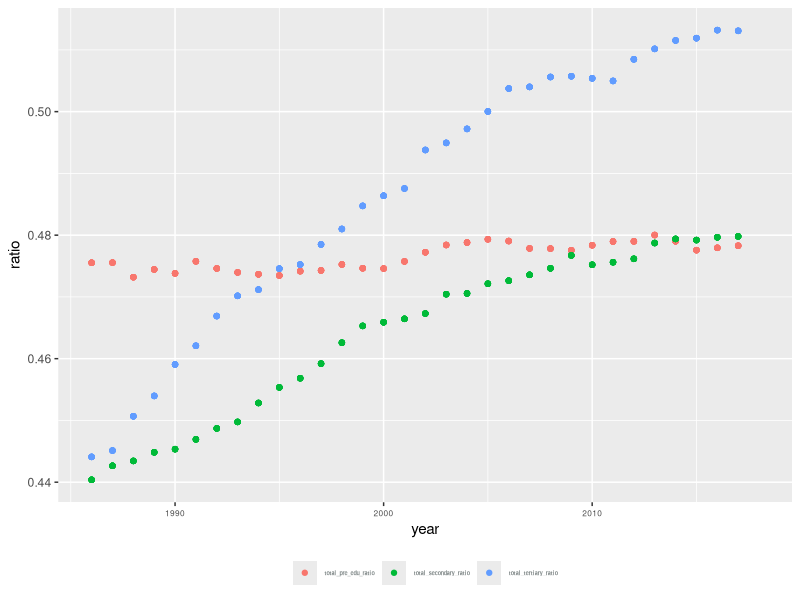
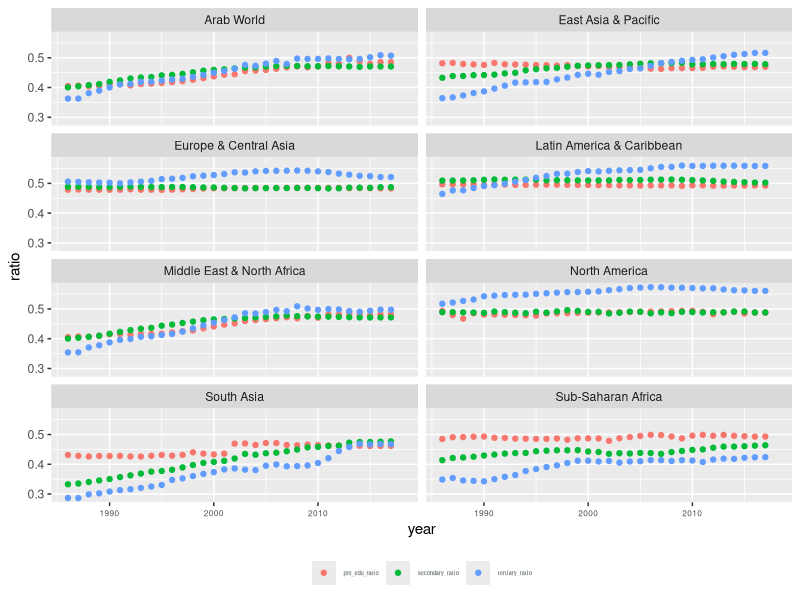
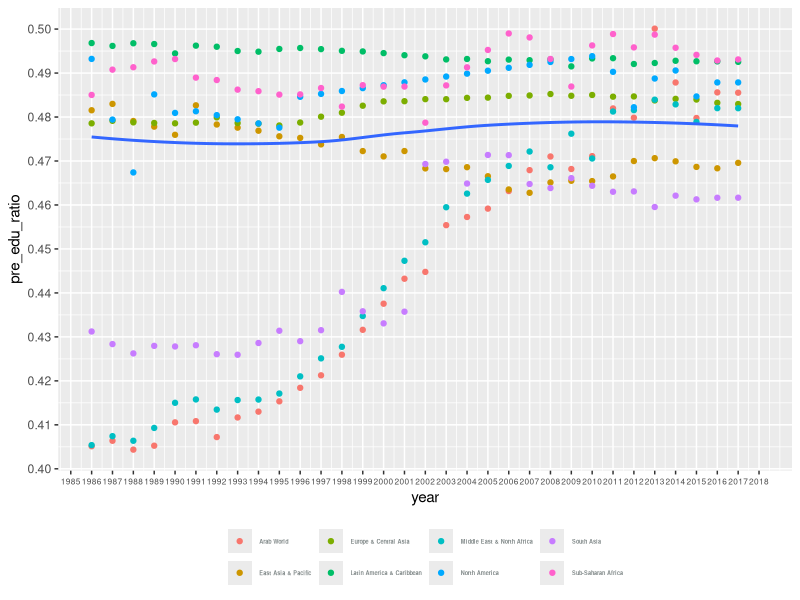
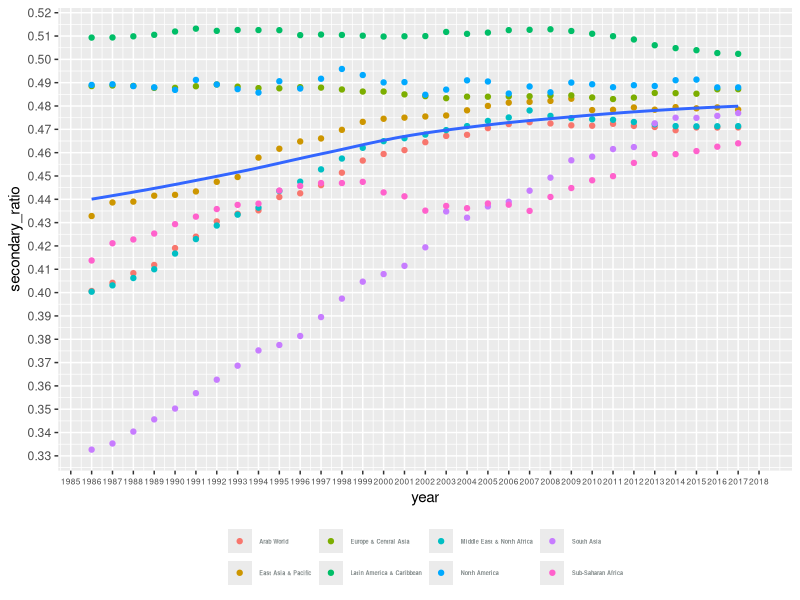
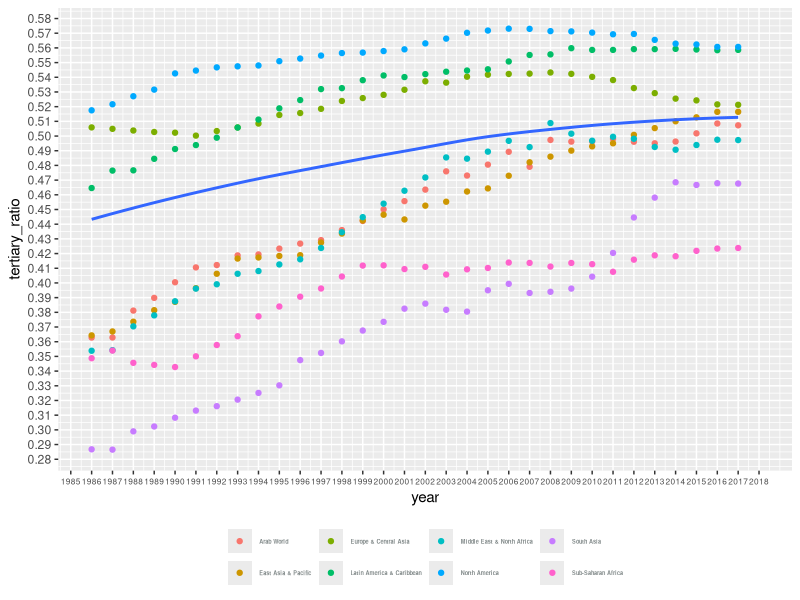

The R script that drew these images, in order:
## ---- chunk 1
knitr::opts_chunk$set(echo = TRUE)
## ---- chunk 2
setwd("C:/Users/huang/Desktop/midterm_project_615")
data<-read.csv("education_gender.csv",header = TRUE)
library(tidyr)
library(stringr)
library(dplyr)
library(ggplot2)
## ---- chunk 3
n<-colnames(data)
nn<-n[5:37]
data1<-gather(data,year,value,nn)
data2<-unite(data1,"varname",Series,Series.Code, sep="-",remove = TRUE)
data3<-spread(data2,varname,value)

data3$year<-as.numeric(str_sub(data3$year,2,5))

a<-c("country_name","country_code","year","pre_primary_both","pre_primary_female","primary_female","secondary_both","secondary_female","tertiary_both","tertiary_female")
colnames(data3)<-a

## ---- chunk 4
data4<-data3%>%group_by(year)%>%mutate(total_pre_edu_ratio=(sum(as.numeric(pre_primary_female)))/(sum(as.numeric(pre_primary_both))),total_secondary_ratio=(sum(as.numeric(secondary_female)))/(sum(as.numeric(secondary_both))),total_tertiary_ratio=(sum(as.numeric(tertiary_female)))/(sum(as.numeric(tertiary_both))))
## ---- chunk 5
data5<-data4%>%mutate(pre_edu_ratio=as.numeric(pre_primary_female)/as.numeric(pre_primary_both),secondary_ratio=as.numeric(secondary_female)/as.numeric(secondary_both),tertiary_ratio=as.numeric(tertiary_female)/as.numeric(tertiary_both))

## ---- chunk 6
total<-data5[,c(3,11:13)]
totalrev<-gather(total,totaledu,ratio,-year)
ggplot(data=totalrev)+geom_point(mapping=aes(x=year,y=ratio,color=totaledu))+guides(color=guide_legend(title=NULL))+theme(legend.text = element_text(color="azure4", size = 4, face = "bold"))+theme(axis.text.x=element_text(size = 6))+theme(legend.position = 'bottom')
## ---- chunk 7

a<-colnames(data5)
aa<-a[14:16]
data5rev<-gather(data5,edulevel,ratio,aa)

ggplot(data=data5rev)+geom_point(mapping=aes(x=year,y=ratio,color=edulevel))+guides(color=guide_legend(title=NULL))+theme(legend.text = element_text(color="azure4", size = 4, face = "bold"))+theme(axis.text.x=element_text(size = 6))+theme(legend.position = 'bottom') +facet_wrap(~ country_name, nrow = 4)


## ---- chunk 8
ggplot(data=data5)+geom_point(mapping=aes(x=year,y=pre_edu_ratio,color=data5$country_name))+scale_y_continuous(breaks=seq(0.4, 0.5, 0.01)) +
scale_x_continuous(breaks=seq(1985, 2018, 1))+guides(color=guide_legend(title=NULL))+theme(legend.text = element_text(color="azure4", size = 4, face = "bold"))+theme(axis.text.x=element_text(size = 6))+theme(legend.position = 'bottom')+geom_smooth(mapping = aes(x=year,y=data5$total_pre_edu_ratio),se=FALSE)

## ---- chunk 9
ggplot(data=data5)+geom_point(mapping=aes(x=year,y=secondary_ratio,color=data5$country_name))+scale_y_continuous(breaks=seq(0,1, 0.01)) +
scale_x_continuous(breaks=seq(1985, 2018, 1))+guides(color=guide_legend(title=NULL))+theme(legend.text = element_text(color="azure4", size = 4, face = "bold"))+theme(axis.text.x=element_text(size = 6))+theme(legend.position = 'bottom')+geom_smooth(mapping = aes(x=year,y=data5$total_secondary_ratio),se=FALSE)
## ---- chunk 10
ggplot(data=data5)+geom_point(mapping=aes(x=year,y=tertiary_ratio,color=data5$country_name))+scale_y_continuous(breaks=seq(0, 1, 0.01)) +
scale_x_continuous(breaks=seq(1985, 2018, 1))+guides(color=guide_legend(title=NULL))+theme(legend.text = element_text(color="azure4", size = 4, face = "bold"))+theme(axis.text.x=element_text(size = 6))+theme(legend.position = 'bottom')+geom_smooth(mapping = aes(x=year,y=data5$total_tertiary_ratio),se=FALSE)
